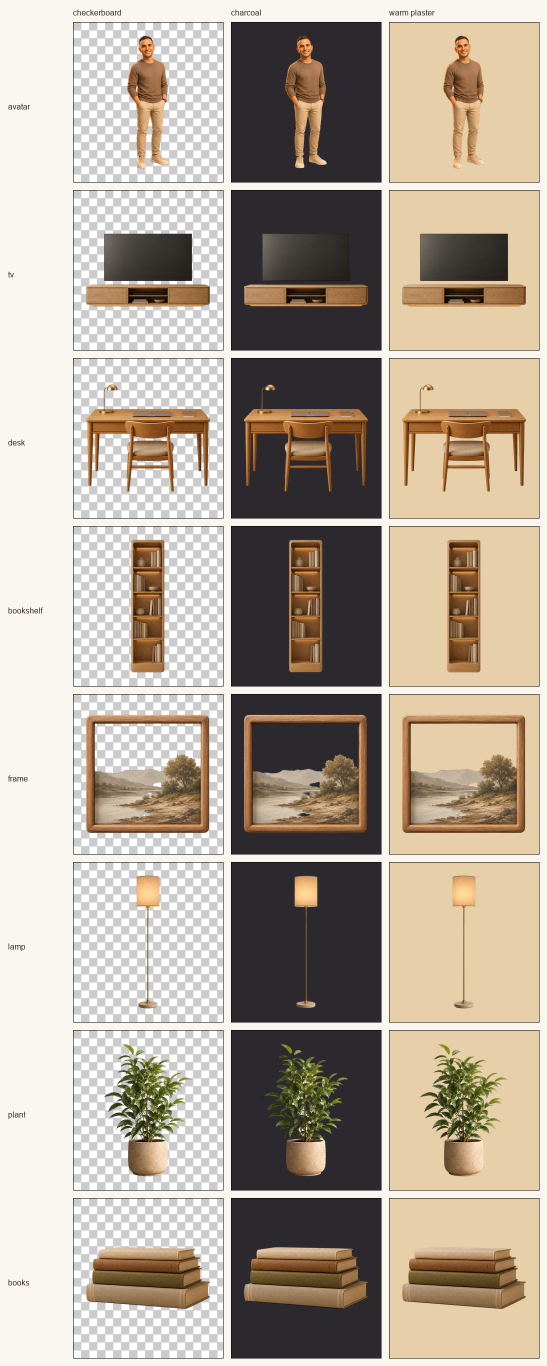
#> input picture metadata/reports/golden-nest-v2-cutouts-preview.png, 1094 x 2732 px, given in place of avatar-v2.png, which was not available (shown at 1/2 size)
$ python preview-golden-nest-v2-cutouts.py
#> lines starting #> are read from the running program, lines starting #| are printed output that depends on the picture; pictures that were not available may be replaced by others from this repository, and a replacement may not be noted
#!/usr/bin/env python3
"""Phase-3 visual contact sheet for the V2 cut-outs.

Renders each cut-out on three backgrounds (transparency checkerboard, dark
charcoal, warm plaster) so halos, missing leaves, or damaged legs are visible.
Writes metadata/reports/golden-nest-v2-cutouts-preview.png. Diagnostic only — not
used by the app.
"""

import os
from PIL import Image, ImageDraw, ImageFont

CUT_DIR = "public/nests/golden-nest-v1/cutouts-v2"
OUT = "metadata/reports/golden-nest-v2-cutouts-preview.png"
OBJECTS = ["avatar-v2.png", "tv-v2.png", "desk-v2.png", "bookshelf-v2.png",
           "frame-v2.png", "lamp-v2.png", "plant-v2.png", "books-v2.png"]

CELL_W, CELL_H = 300, 320
PAD = 16
LABEL_W = 130
CHARCOAL = (43, 41, 46, 255)
PLASTER = (230, 207, 169, 255)


def checker_bg(w, h, sq=16):
    img = Image.new("RGBA", (w, h), (255, 255, 255, 255))
    d = ImageDraw.Draw(img)
    for y in range(0, h, sq):
        for x in range(0, w, sq):
            if (x // sq + y // sq) % 2 == 0:
                d.rectangle([x, y, x + sq, y + sq], fill=(204, 204, 204, 255))
    return img


def fit(img, box_w, box_h):
    w, h = img.size
    s = min(box_w / w, box_h / h)
    return img.resize((max(1, int(w * s)), max(1, int(h * s))), Image.LANCZOS)


def main():
    try:
        font = ImageFont.truetype("/System/Library/Fonts/Supplemental/Arial.ttf", 16)
    except Exception:
        font = ImageFont.load_default()

    cols = [("checkerboard", None), ("charcoal", CHARCOAL), ("warm plaster", PLASTER)]
    sheet_w = LABEL_W + len(cols) * (CELL_W + PAD) + PAD
    sheet_h = PAD + 28 + len(OBJECTS) * (CELL_H + PAD)
    sheet = Image.new("RGBA", (sheet_w, sheet_h), (250, 247, 240, 255))
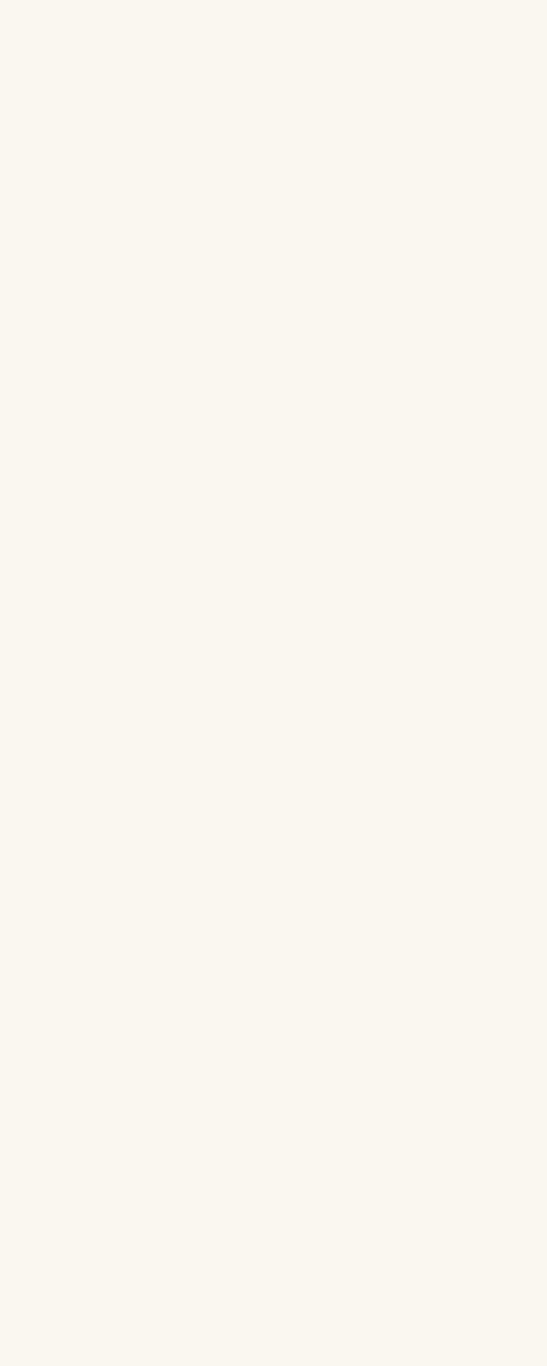
#> sheet: PIL image 1094x2732 RGBA (shown at 1/2 size); mean R, G, B, A 250, 247, 240, 255
    d = ImageDraw.Draw(sheet)

    for ci, (name, _) in enumerate(cols):
        x = LABEL_W + ci * (CELL_W + PAD) + PAD
        d.text((x, PAD), name, fill=(56, 41, 29, 255), font=font)

    for ri, obj in enumerate(OBJECTS):
        y = PAD + 28 + ri * (CELL_H + PAD)
        d.text((PAD, y + CELL_H // 2), obj.replace("-v2.png", ""), fill=(56, 41, 29, 255), font=font)
        cut = Image.open(os.path.join(CUT_DIR, obj)).convert("RGBA")
        thumb = fit(cut, CELL_W - 12, CELL_H - 12)
#> in fit, `return img.resize((max(1, int(w * s)), max(1, int(h * s))), Image.LANC..`:
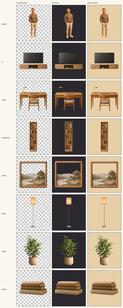
#> returned value: PIL image 123x308 RGBA; mean R, G, B, A 178.6, 167.7, 153.6, 255
        for ci, (cname, color) in enumerate(cols):
            x = LABEL_W + ci * (CELL_W + PAD) + PAD
            cell = checker_bg(CELL_W, CELL_H) if color is None else Image.new("RGBA", (CELL_W, CELL_H), color)
            ox = (CELL_W - thumb.size[0]) // 2
            oy = (CELL_H - thumb.size[1]) // 2
            cell.alpha_composite(thumb, (ox, oy))
            sheet.alpha_composite(cell, (x, y))
            d.rectangle([x, y, x + CELL_W, y + CELL_H], outline=(0, 0, 0, 40))
#> this loop made 3 passes
#> pass 1, in main, `cell = checker_bg(CELL_W, CELL_H) if color is None else Image.new("RGB..`:
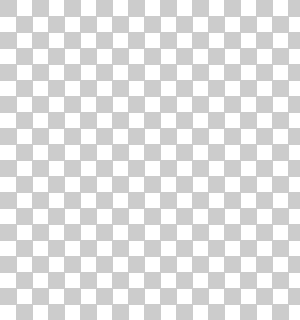
#> cell: PIL image 300x320 RGBA; mean R, G, B, A 226.5, 226.5, 226.5, 255
#> pass 2, in main, `cell = checker_bg(CELL_W, CELL_H) if color is None else Image.new("RGB..`:
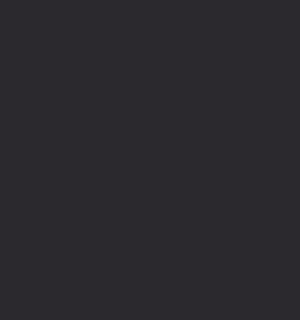
#> cell: PIL image 300x320 RGBA; mean R, G, B, A 43, 41, 46, 255
#> pass 3, in main, `cell = checker_bg(CELL_W, CELL_H) if color is None else Image.new("RGB..`:
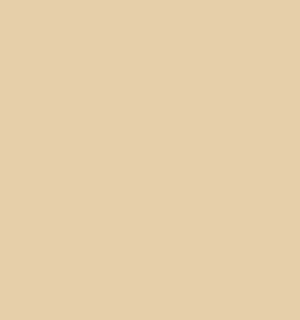
#> cell: PIL image 300x320 RGBA; mean R, G, B, A 230, 207, 169, 255
#> after the loop:
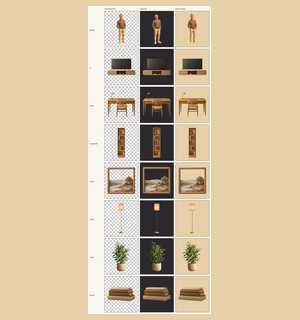
#> cell: PIL image 300x320 RGBA; mean R, G, B, A 209.7, 191.5, 162.9, 255
#> after the loop:
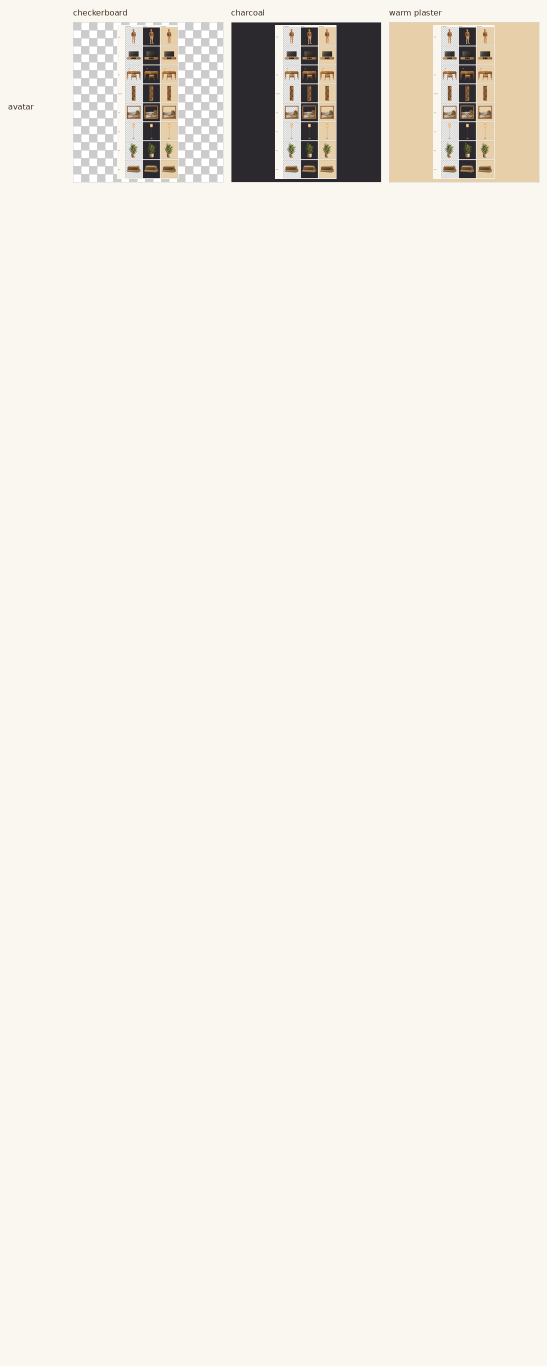
#> sheet: PIL image 1094x2732 RGBA (shown at 1/2 size); mean R, G, B, A 242.1, 238.5, 231, 254.7; transparent parts drawn white

    os.makedirs(os.path.dirname(OUT), exist_ok=True)
    sheet.convert("RGB").save(OUT)
    print(f"wrote {OUT} ({sheet_w}x{sheet_h})")


if __name__ == "__main__":
#> (the run stopped early here; a loop or call above may not have finished)
